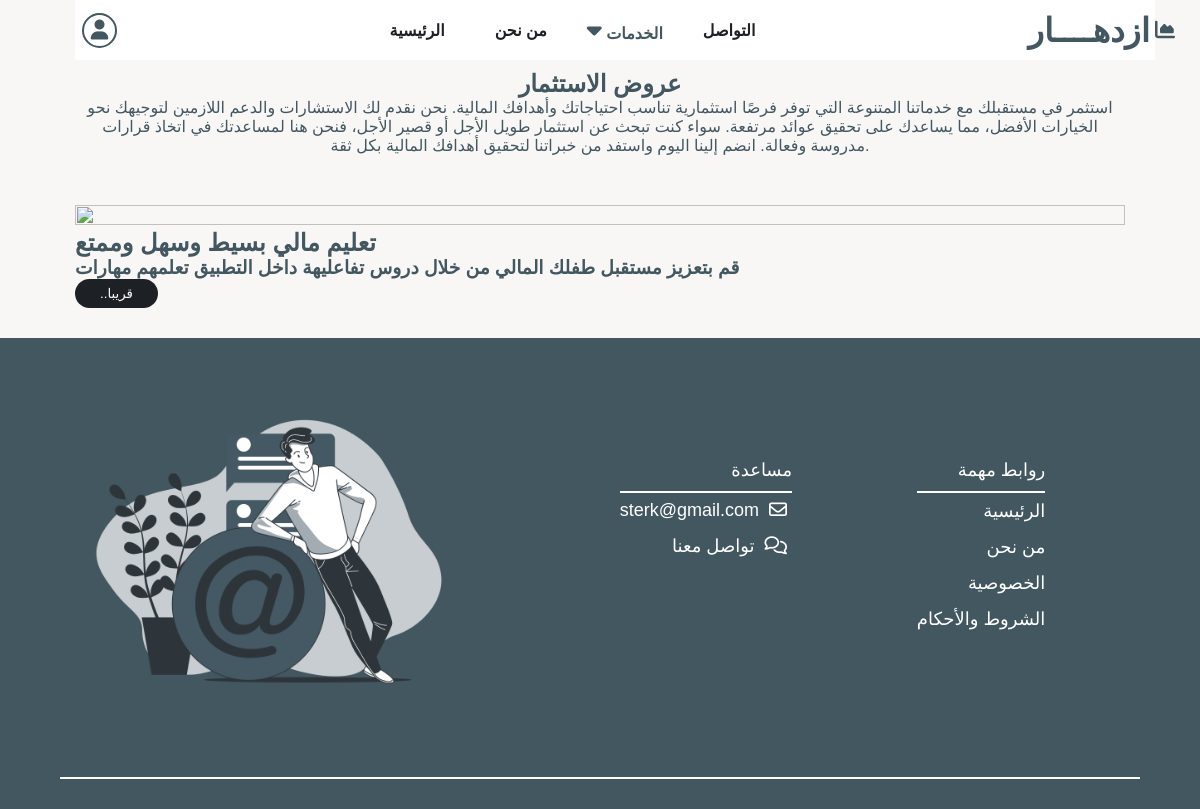
Screenshot of /services.php?page=offers (signed in) with the database file from the repository.
### tables this page shows
CREATE TABLE `site` (
  `id` int(11) NOT NULL,
  `logo` varchar(255) NOT NULL,
  `favicon` varchar(255) NOT NULL,
  `image` varchar(255) NOT NULL,
  `title` varchar(255) NOT NULL,
  `about_us` longtext NOT NULL,
  `description` varchar(255) NOT NULL,
  `phone` varchar(255) NOT NULL,
  `email` varchar(255) NOT NULL,
  `privacy` longtext NOT NULL,
  `conditions` longtext NOT NULL,
  `invest` longtext NOT NULL
);

### includes/database/database.php (called while the page is built, shortened)
<?php
function selectRows($select, $table, $where, $order, $limit)
{
    global $connect;
    if (!empty($order) && $order != '*') {
        $order = "ORDER BY $order ASC";
    } else {
        $order = '';
    }
    if (!empty($limit) && $limit != '*') {
        $limit = "LIMIT $limit";
    } elseif (empty($limit)) {
        $limit = "LIMIT 3";
    } elseif ($limit == '*') {
        $limit = '';
    }
    if (!empty($where) && $where != '*') {
        $where = "WHERE $where";
    } else {
        $where = '';
    }
    $check = "SELECT $select FROM `$table` $where $order $limit";
    $result = mysqli_query($connect, $check);
    if ($limit == 'LIMIT 1') {
        return mysqli_fetch_assoc($result) ?? [];
    } else {
        return mysqli_fetch_all($result, MYSQLI_ASSOC) ?? [];
    }
}

### pages/offers.php (the view)
<section class="services-content">
    <h2 class="headSection">عروض الاستثمار</h2>
    <div class="text">
        <p><?= $site['invest'] ?></p>
    </div>
</section>
<section class="coming_offers">
    <div class="image">
        <img src="<?= $image . 'coming_offer.jpg' ?>" alt="">
    </div>
    <div class="text">
        <h2>تعليم مالي بسيط وسهل وممتع</h2>
        <h3>قم بتعزيز مستقبل طفلك المالي من خلال دروس تفاعليهة داخل التطبيق تعلمهم مهارات</h3>
        <button disabled class="btn btn-dark">قريبا..</button>
    </div>
</section>

### includes/templates/footer.php
</div>
<footer>
    <div class="container">
        <div class="row">
            <div class="col">
                <p>روابط مهمة</p>
                <ul>
                    <li><a href="./home.php">الرئيسية</a></li>
                    <li><a href="./about.php">من نحن</a></li>
                    <li><a href="./services.php?page=privacy">الخصوصية</a></li>
                    <li><a href="./services.php?page=conditions">الشروط والأحكام</a></li>
                </ul>
            </div>
            <div class="col">
                <p>مساعدة</p>
                <ul>
                    <li>
                        <a href="mailto:<?= $site['email'] ?>">
                            <i class="far fa-envelope"></i>
                            <span class="email"><?= $site['email'] ?></span>
                        </a>
                    </li>
                    <li>
                        <a href="./contact.php">
                            <i class="far fa-comments"></i>
                            <span>تواصل معنا</span>
                        </a>
                    </li>
                </ul>
            </div>
        </div>
        <div class="image">
            <img src="<?= $image . 'Mention-bro.png' ?>" alt="">
        </div>
    </div>
</footer>
</body>
</html>

### layout/css/app.css (style rules this page uses)
:root { --whiteColor: #ffffff; --darkColor: #1D2024; --darkHoverColor: #242424; --mainColor: #435760; --hoverColor: #D9DCDE; --mainHoverColor: #c4c6de; --successColor: #66ce32; --errorColor: #ce3c32; --blackColor: #000000; }
* { margin: 0px; padding: 0px; transition: 0.3s; color: var(--mainColor); box-sizing: border-box; text-transform: capitalize; font-family: Arial, Helvetica, sans-serif; }
body { background: #f7f7f7; background: #ededed; background: #f8f7f6; }
img { width: 100%; height: 100%; }
a { color: var(--darkColor); }
a, a:hover { text-decoration: none; }
ul, ol { margin: 0; padding: 0; list-style: none; }
input, input:focus, textarea, textarea:focus, select, select:focus, button, button:focus, input::-webkit-outer-spin-button, input::-webkit-inner-spin-button { direction: rtl; border: none; outline: none; -webkit-appearance: none; color: var(--mainColor); caret-color: var(--mainColor); }
::placeholder { opacity: 0.7; }
.email { text-transform: lowercase !important; }
.container { max-width: 90%; margin: 0 auto; padding: 70px 15px 0; position: relative; }

### rows the page displays
site: invest "استثمر في مستقبلك مع خدماتنا المتنوعة التي توفر فرصًا استثمارية تناسب احتياجاتك وأهدافك المالية. نحن نقدم لك الاستشارات والدعم اللازمين لتوجيهك نحو الخيارات الأفضل، مما يساعدك على تحقيق عوائد مرتفعة. سواء كنت تبحث عن استثمار طويل الأجل أو قصير الأجل، فنحن هنا لمساعدتك في اتخاذ قرارات مدروسة وفعالة. انضم إلينا اليوم واستفد من خبراتنا لتحقيق أهدافك المالية بكل ثقة.", email "sterk@gmail.com"
